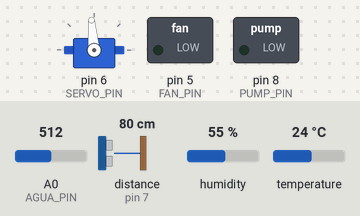
Recording of a sketch running on a simulated Arduino Uno, built with avr-gcc and run on an emulated ATmega328P. On the bench: servo, switched loads named in the sketch (green lamp = pin HIGH). Wiring (inferred from the names in the program): ultrasonic range finder: trigger pin 12; echo pin 7. The test bench sets the inputs (shaded band); at power-on: temperature 24 °C, A0 (AGUA_PIN) = 512, distance to the obstacle (sensor on pin 7) 80 cm, humidity 55 %. The echo pulse lasts 58.3 µs per cm; pins used as bus, display or sensor lines are not drawn; what the sketch prints to the serial monitor is not drawn.

Above: at 1.2 s.
1.3 s: temperature set to 27 °C
At 2.6 s:
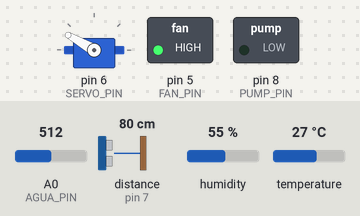
3.5 s: A0 (AGUA_PIN) set to 484
At 5.3 s:
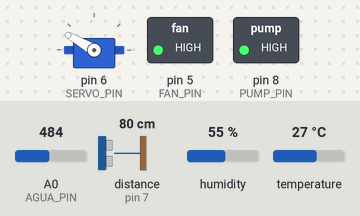
5.6 s: distance to the obstacle (sensor on pin 7) set to 16 cm
9.6 s: distance to the obstacle (sensor on pin 7) set to 13 cm
At 11.3 s:
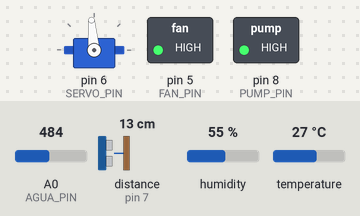
12.0 s: temperature set to 12 °C
At 13.2 s:
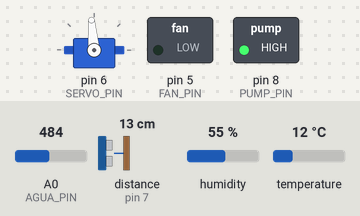
14.1 s: distance to the obstacle (sensor on pin 7) set to 35 cm
At 15.9 s:
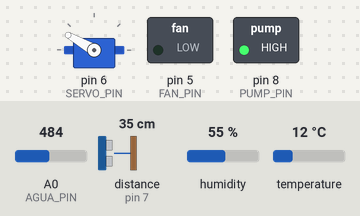
Timing chart, 0 to 17.2 s (numbered marks = the images above; inputs shaded):
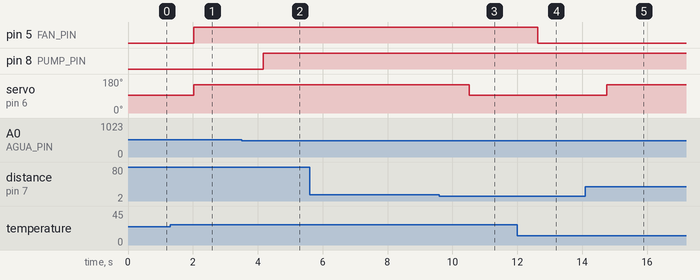

Measured:
- the behaviour switches between 25 and 26 °C on temperature (found by bisection; images 0 and 1)
- the behaviour switches between 500 and 499 on A0 (AGUA_PIN) (found by bisection; images 1 and 2)
- the behaviour switches between 15 and 14 cm on distance to the obstacle (sensor on pin 7) (found by bisection; images 2 and 3)
- after the input at 1.3 s, pin 5 (FAN_PIN): LOW → HIGH after 0.72 s
- after the input at 3.5 s, pin 8 (PUMP_PIN): LOW → HIGH after 0.66 s
- after the input at 5.6 s, every drawn part: stays the same
- after the input at 9.6 s, servo on pin 6 (SERVO_PIN): 150° → 95° after 0.92 s
- after the input at 12.0 s, pin 5 (FAN_PIN): HIGH → LOW after 0.63 s
- after the input at 14.1 s, servo on pin 6 (SERVO_PIN): 95° → 150° after 0.66 s

The sketch:

sketch_nov30.ino
```cpp
#include "DHT.h"
#include <Servo.h>  // <--- 1. Librería agregada

// ---------- SERVO ----------
Servo servoComida;  // <--- 2. Objeto servo
#define SERVO_PIN 6 // <--- 3. Pin del servo (Cable naranja/amarillo)

//---------- Luces -------
#define LIGHT_PIN 4
// ---------- DHT11 ----------
#define DHTPIN 2
#define DHTTYPE DHT11
DHT dht(DHTPIN, DHTTYPE);

// ---------- SENSOR DE AGUA ----------
#define AGUA_PIN A0

// ---------- BOMBA / TRANSISTOR ----------
#define PUMP_PIN 8        //ex 8 Pin que activa el transistor 2N2222

// UMBRALES del sensor de agua
const int TH_LOW = 500;   // < 300 = nivel bajo -> ENCENDER bomba
const int TH_HIGH = 600;  // >= 700 = nivel alto -> APAGAR bomba

#define FAN_PIN 5
const float TEMP_ON = 25.0;
#define TRIG 12
#define ECHO 7

// Estados
bool bombaEncendida = false;
bool ventiladorEncendido = false;
bool luzEncendida = false;
int valorComida = 35;
int duracion;

// Variable para saber si el servo está activo (opcional, para debug)
bool servoAbierto = false;

void setup() {
  pinMode(TRIG, OUTPUT);
  pinMode(ECHO, INPUT);
  Serial.begin(9600);
  dht.begin();

  pinMode(PUMP_PIN, OUTPUT);
  digitalWrite(PUMP_PIN, LOW); // bomba apagada por seguridad

  pinMode(FAN_PIN, OUTPUT);    // Faltaba definir el pin del ventilador como salida
  digitalWrite(FAN_PIN, LOW);

  // --- CONFIGURACIÓN SERVO ---
  servoComida.attach(SERVO_PIN);
  servoComida.write(95); // Iniciar cerrado (95 grados)

  Serial.println("Sistema iniciado (DHT11 + agua + bomba + servo)");
}

void loop() {

  leerLuces();
  // -------- Lectura DHT11 --------
  delay(2000);  // DHT11 necesita 2 segundos

  float humedad = dht.readHumidity();
  float temperatura = dht.readTemperature();

  if (isnan(humedad) || isnan(temperatura)) {
    Serial.println("Error en lectura DHT11");
  }

  // Solo actuamos si la lectura es válida
  if (!isnan(temperatura)) {
      // Si temperatura es mayor a 21 y el ventilador no está prendido -> ENCENDER
      if (temperatura > TEMP_ON && !ventiladorEncendido) {
          encenderVentilador();
      }
      // Si temperatura es menor o igual a 21 y el ventilador está prendido -> APAGAR
      else if (temperatura <= TEMP_ON && ventiladorEncendido) {
          apagarVentilador();
      }
  }

  // -------- SENSOR DE COMIDA (Ultrasonico) --------

  // 1. Limpiamos el pin TRIG
  digitalWrite(TRIG, LOW);
  delayMicroseconds(2);

  // 2. Enviamos un pulso de 10 microsegundos
  digitalWrite(TRIG, HIGH);
  delayMicroseconds(10); // IMPORTANTE: Usar delayMicroseconds
  digitalWrite(TRIG, LOW);

  duracion = pulseIn(ECHO, HIGH, 30000);

  // Evitar división por cero o lecturas erróneas si duracion es 0
  if (duracion == 0) {
    valorComida = 0;
  } else {
    valorComida = duracion / 58.2;
  }

  // -------- LÓGICA DEL SERVO (NUEVO) --------
  // Histéresis: Abre en 140, cierra en 130
  if (valorComida >= 18) {
     servoComida.write(150); // Girar 140 grados
     servoAbierto = true;
  }
  else if (valorComida <= 13) {
     servoComida.write(95);  // Volver a 95 grados
     servoAbierto = false;
  }

  // -------- Sensor de agua --------
  int valorAgua = analogRead(AGUA_PIN);

  // Lógica para encender y apagar bomba
  if (!bombaEncendida && valorAgua < TH_LOW) {
    encenderBomba();
  }
  else if (bombaEncendida && valorAgua >= TH_HIGH) {
    apagarBomba();
  }

  //int valorAguaTrue=valorAgua*4/7; // (Comentado ya que no se usa)
  int valorComidaTrue;
  if (valorComida>19){
    valorComidaTrue=100;
  }else if(valorComida<=12){
    valorComidaTrue=0;
  }else{
    valorComidaTrue=(18-valorComida)*100/6;
  }

  // --- ENVÍO DE JSON POR SERIAL ---
  Serial.print("{\"temperatura\":");
  Serial.print(temperatura);
  Serial.print(",\"humedad\":");
  Serial.print(humedad);
  Serial.print(",\"nivel_agua\":");
  Serial.print(valorAgua);
  Serial.print(",\"bomba_estado\":");
  Serial.print(bombaEncendida);
  Serial.print(",\"ventilador_estado\":");
  Serial.print(ventiladorEncendido);
  Serial.print(",\"nivel_comida\":");
  Serial.print(valorComidaTrue);
  Serial.print(",\"servo_estado\":"); // Agregué el estado del servo al JSON
  Serial.print(servoAbierto);
  Serial.print(",\"luces_estado\":");
  Serial.print(luzEncendida);
  Serial.println("}"); // Cerramos llave y salto de línea
}


void encenderBomba() {
  digitalWrite(PUMP_PIN, HIGH);  // activa 2N2222
  bombaEncendida = true;
  Serial.println("Bomba ENCENDIDA (nivel BAJO)");
}

void apagarBomba() {
  digitalWrite(PUMP_PIN, LOW);
  bombaEncendida = false;
  Serial.println("Bomba APAGADA (nivel ALTO)");
}


void encenderVentilador() {
  digitalWrite(FAN_PIN, HIGH);
  ventiladorEncendido = true;
  Serial.println("Ventilador ENCENDIDO");
}
void apagarVentilador() {
  digitalWrite(FAN_PIN, LOW);
  ventiladorEncendido = false;
  Serial.println("Ventilador APAGADO");
}
void leerLuces() {
    if (Serial.available()) {
        String cmd = Serial.readStringUntil('\n');

        if (cmd == "LUCES=1") {
            digitalWrite(LIGHT_PIN, HIGH);
            luzEncendida = true;
            Serial.println("LUZ ENCENDIDA");
        }

        if (cmd == "LUCES=0") {
            digitalWrite(LIGHT_PIN, LOW);
            luzEncendida = false;
            Serial.println("LUZ APAGADA");
        }
    }
}
```
